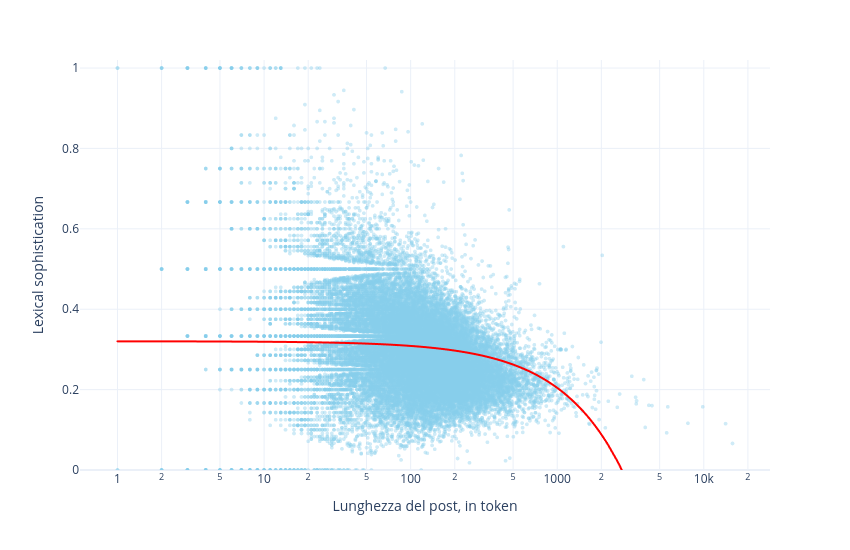

Notebook code for this chart:
### Markdown cell above
## Lexical Sophistication vs Lunghezza
Grafico spearman che mette in relazione lexical sophistication e lunghezza

### Code cell
import plotly.express as px

fig = px.scatter(
    data,
    x="post_length",
    y="lexical_sophistication",
    trendline="ols",
    log_x=True,
    opacity=0.4,
    labels={
        "post_length": "Lunghezza del post, in token",
        "lexical_sophistication": "Lexical sophistication"
    },
    # title="Lexical sophistication vs lunghezza",
    trendline_color_override="red"
)

fig.update_traces(
    marker=dict(size=4, color='#87CEEB'),
    selector=dict(mode="markers")
)

fig.update_traces(
    line=dict(width=2),
    selector=dict(mode="lines")
)

fig.update_yaxes(range=[0, 1.02])

fig.update_layout(
    width=850,
    height=550,
    template="plotly_white"
)

fig.show()

### Figure 1 — Plotly figure (JSON) as saved in the notebook; plotly's stock layout.template omitted (floating-point values rounded to 4 significant figures; data arrays with more than 128 entries replaced by an {"elided": "..."} marker saying what was removed)
{"data": [{"hovertemplate": "Lunghezza del post, in token=%{x}<br>Lexical sophistication=%{y}<extra></extra>", "legendgroup": "", "marker": {"color": "#87CEEB", "opacity": 0.4, "size": 4, "symbol": "circle"}, "mode": "markers", "name": "", "showlegend": false, "type": "scattergl", "x": {"elided": "29785 int values"}, "xaxis": "x", "y": {"elided": "29785 float values"}, "yaxis": "y"}, {"hovertemplate": "<b>OLS trendline</b><br>lexical_sophistication = -0.000115924 * post_length + 0.320242<br>R<sup>2</sup>=0.041451<br><br>Lunghezza del post, in token=%{x}<br>Lexical sophistication=%{y} <b>(trend)</b><extra></extra>", "legendgroup": "", "line": {"color": "red", "width": 2}, "marker": {"color": "#636efa", "symbol": "circle"}, "mode": "lines", "name": "", "showlegend": false, "type": "scattergl", "x": {"elided": "29785 int values"}, "xaxis": "x", "y": {"elided": "29785 float values"}, "yaxis": "y"}], "layout": {"height": 550, "legend": {"tracegroupgap": 0}, "margin": {"t": 60}, "width": 850, "xaxis": {"anchor": "y", "domain": [0, 1], "title": {"text": "Lunghezza del post, in token"}, "type": "log"}, "yaxis": {"anchor": "x", "domain": [0, 1], "range": [0, 1.02], "title": {"text": "Lexical sophistication"}}}}
